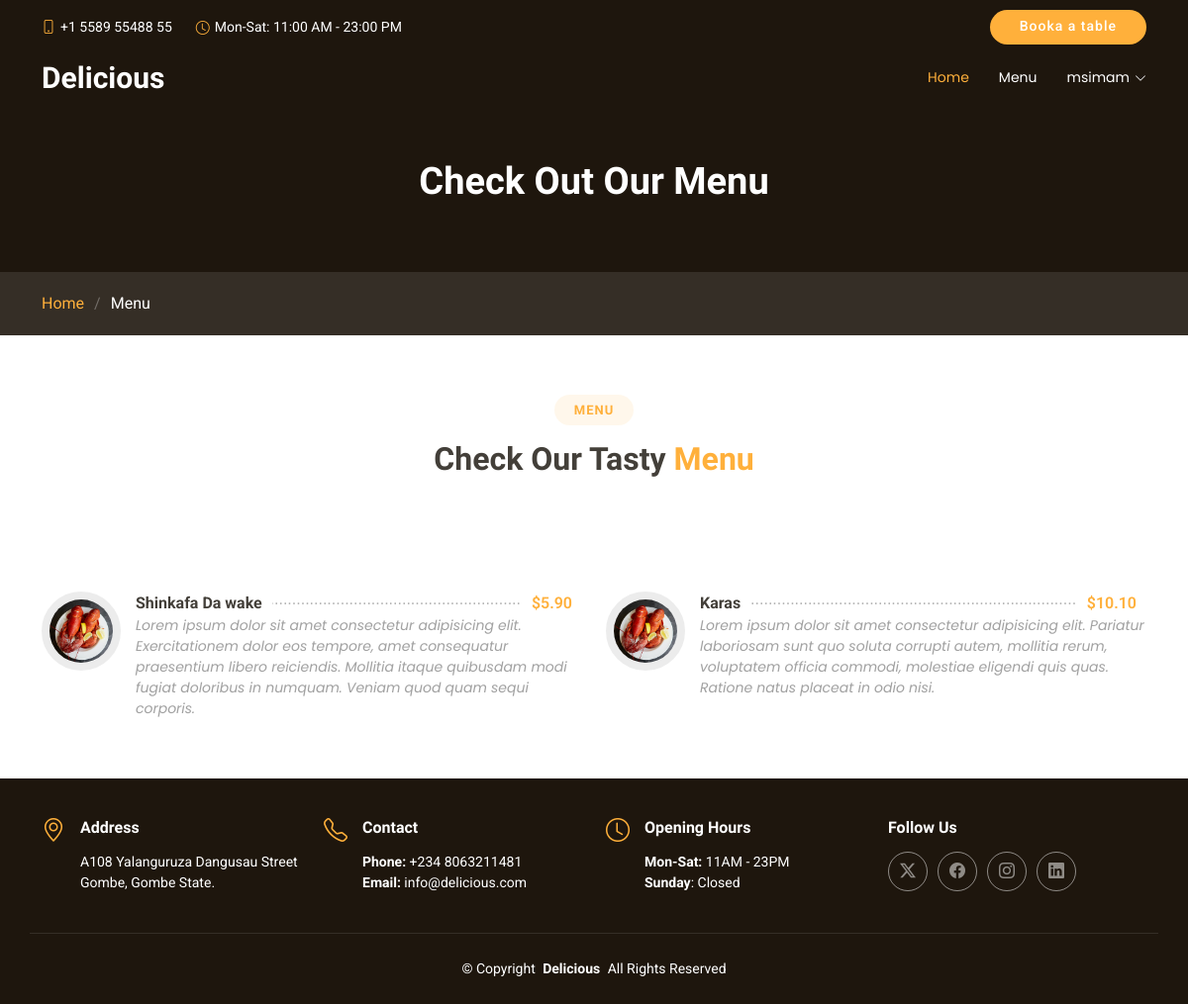
The page /menu_item/ (signed in) on the database its author committed.
### restaurant/models.py (models this page shows, shortened)
class MenuItem(models.Model):
    name = models.CharField(max_length=100)
    description = models.TextField()
    price = models.DecimalField(max_digits=100, decimal_places=2)
    availability = models.BooleanField(default=1)

### restaurant/views.py (the view)
# urls.py: path('menu_item/', views.menu_item, name='menu_item'),
@login_required(login_url='accounts/login')
def menu_item(request):
    menu = MenuItem.objects.all().order_by('-id')[:10]
    return render(request, 'menu.html', {'menu_item': menu})

### templates/menu.html (shortened to what this page needs)
{% extends 'base.html' %}
{% load static %}
{% block content %}
  <div class="page-title dark-background">
    <div class="heading">
      <div class="container">
        <div class="row d-flex justify-content-center text-center">
          <div class="col-lg-8">
            <h1 class="heading-title">Check Out Our Menu</h1>
          </div>
        </div>
      </div>
    </div>
    <nav class="breadcrumbs">
      <div class="container">
        <ol>
          <li>
            <a href="index.html">Home</a>
          </li>
          <li class="current">Menu</li>
        </ol>
      </div>
    </nav>
  </div>
  <section id="menu" class="menu section">
    <div class="container section-title">
      <h2>Menu</h2>
      <div>
        <span>Check Our Tasty</span> <span class="description-title">Menu</span>
      </div>
    </div>
    <div class="container isotope-layout" data-default-filter="*" data-layout="masonry" data-sort="original-order">
      <div class="row isotope-container">
        {% for menu in menu_item %}
          <div class="col-lg-6 menu-item isotope-item filter-starters">
            <img src="{% static 'assets/img/menu/lobster-bisque.jpg' %}" class="menu-img" alt="" />
            <div class="menu-content">
              <a href="{% url 'restaurant:single_menu' menu.id %}">{{ menu.name }}</a><span>${{ menu.price }}</span>
            </div>
            <div class="menu-ingredients">{{ menu.description }}</div>
          </div>
        {% endfor %}
      </div>
    </div>
  </section>
{% endblock %}

### templates/base.html (shortened to what this page needs)
{% load static %}
<!DOCTYPE html>
<html lang="en">
  <head>
    <link href="{% static 'assets/vendor/bootstrap/css/bootstrap.min.css' %}" rel="stylesheet" />
    <link href="{% static 'assets/vendor/bootstrap-icons/bootstrap-icons.css' %} " rel="stylesheet" />
    <link href="{% static 'assets/vendor/aos/aos.css' %}" rel="stylesheet" />
    <link href="{% static 'assets/vendor/glightbox/css/glightbox.min.css' %}" rel="stylesheet" />
    <link href="{% static 'assets/vendor/swiper/swiper-bundle.min.css' %}" rel="stylesheet" />
    <link href="{% static 'assets/css/main.css' %}" rel="stylesheet" />
  </head>
  <body class="index-page">
    <header id="header" class="header fixed-top" style="">
      <div class="topbar d-flex align-items-center">
        <div class="container d-flex justify-content-end justify-content-md-between">
          <div class="contact-info d-flex align-items-center">
            <i class="bi bi-phone d-flex align-items-center d-none d-lg-block"><span>+1 5589 55488 55</span></i>
            <i class="bi bi-clock ms-4 d-none d-lg-flex align-items-center"><span>Mon-Sat: 11:00 AM - 23:00 PM</span></i>
          </div>
          <a href="#book-a-table" class="cta-btn">Booka a table</a>
        </div>
      </div>
      <div class="branding d-flex align-items-cente">
        <div class="container position-relative d-flex align-items-center justify-content-between">
          <a href="index.html" class="logo d-flex align-items-center">
            <h1 class="sitename">Delicious</h1>
          </a>
          <nav id="navmenu" class="navmenu">
            <ul>
              <li>
                <a href="#hero" class="active">Home</a>
              </li>
              <li>
                <a href="{% url 'restaurant:menu_item' %}">Menu</a>
              </li>
              {% if user.is_authenticated %}
                <li class="dropdown">
                  <a href="#"><span>{{ user.username }}</span> <i class="bi bi-chevron-down toggle-dropdown"></i></a>
                </li>
                {% else %}
                <li>
                  <a href="{% url "account_login" %}">Login</a>
                </li>
              {% endif %}
            </ul>
          </nav>
        </div>
      </div>
    </header>
    {% block content %}{% endblock %}
    <footer id="footer" class="footer dark-background">
      <div class="container">
        <div class="row gy-3">
          <div class="col-lg-3 col-md-6 d-flex">
            <i class="bi bi-geo-alt icon"></i>
            <div class="address">
              <h4>Address</h4>
              <p>A108 Yalanguruza Dangusau Street</p>
              <p>Gombe, Gombe State.</p>
            </div>
          </div>
          <div class="col-lg-3 col-md-6 d-flex">
            <i class="bi bi-telephone icon"></i>
            <div>
              <h4>Contact</h4>
              <p>
                <strong>Phone:</strong> <span>+234 8063211481</span><br />
                <strong>Email:</strong> <span>info@delicious.com</span><br />
              </p>
            </div>
          </div>
          <div class="col-lg-3 col-md-6 d-flex">
            <i class="bi bi-clock icon"></i>
            <div>
              <h4>Opening Hours</h4>
              <p>
                <strong>Mon-Sat:</strong> <span>11AM - 23PM</span><br />
                <strong>Sunday</strong>: <span>Closed</span>
              </p>
            </div>
          </div>
          <div class="col-lg-3 col-md-6">
            <h4>Follow Us</h4>
            <div class="social-links d-flex">
              <a href="#" class="twitter"><i class="bi bi-twitter-x"></i></a>
              <a href="#" class="facebook"><i class="bi bi-facebook"></i></a>
              <a href="#" class="instagram"><i class="bi bi-instagram"></i></a>
              <a href="#" class="linkedin"><i class="bi bi-linkedin"></i></a>
            </div>
          </div>
        </div>
      </div>
      <div class="container copyright text-center mt-4">
        <p>
          © <span>Copyright</span> <strong class="px-1 sitename">Delicious</strong> <span>All Rights Reserved</span>
        </p>
      </div>
    </footer>
  </body>
</html>

### rows shown on the page
MenuItem: name "Shinkafa Da wake", price "5.90", description "Lorem ipsum dolor sit amet consectetur adipisicing elit. Exercitationem dolor eos tempore, amet consequatur praesentium libero reiciendis. Mollitia itaque quibusdam modi fugiat doloribus in numquam. Veniam quod quam sequi corporis."
MenuItem: name "Karas", price "10.10", description "Lorem ipsum dolor sit amet consectetur adipisicing elit. Pariatur laboriosam sunt quo soluta corrupti autem, mollitia rerum, voluptatem officia commodi, molestiae eligendi quis quas. Ratione natus placeat in odio nisi."

### other values the page prints
{{ user.username }} "msimam"
